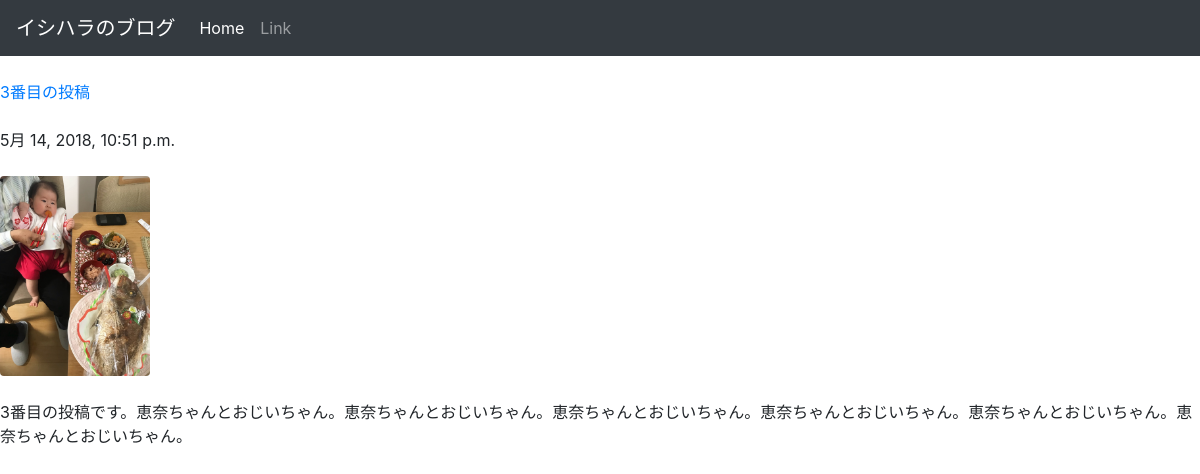
/posts/3/, run on the app's committed database.
### posts/models.py (models this page shows, shortened)
class Post(models.Model):
    title = models.CharField(max_length = 100)
    published = models.DateTimeField()
    image = models.ImageField(upload_to = 'media/')
    body = models.TextField()

### posts/views.py (the view)
# urls.py: url(r'^posts/(?P<post_id>[0-9]+)/$', views.post_detail, name = 'post_detail'),
def post_detail(request, post_id):
    post = get_object_or_404(Post, pk = post_id)
    return render(request, 'posts/post_detail.html', {'post':post})

### posts/templates/posts/post_detail.html (shortened to what this page needs)
<!DOCTYPE html>
<html lang = "ja-jp">
<head>
    <link rel="stylesheet" href="https://maxcdn.bootstrapcdn.com/bootstrap/4.0.0/css/bootstrap.min.css">
</head>
<body>
    <nav class="navbar navbar-expand-lg navbar-dark bg-dark">
        <a class="navbar-brand" href="#">イシハラのブログ</a>
        <div class="collapse navbar-collapse" id="navbarSupportedContent">
          <ul class="navbar-nav mr-auto">
            <li class="nav-item active">
              <a class="nav-link" href="#">Home <span class="sr-only">(current)</span></a>
            </li>
            <li class="nav-item">
              <a class="nav-link" href="#">Link</a>
            </li>
          </ul>
        </div>
      </nav>
    <br />
    <a href="{% url 'post_detail' post.id %}">{{ post.title }}</a>
    <br /><br />
    {{ post.published }}
    <br /><br />
    <img src="{{ post.image.url }}" class = 'img-fluid rounded' style = "max-height:200px;"/>
    <br/><br/>
    {{ post.body }}
    <br /><br />
</body>
</html>

### data on the page
Post: title "3番目の投稿", published "5月 14, 2018, 10:51 p.m.", image (picture), body "3番目の投稿です。恵奈ちゃんとおじいちゃん。恵奈ちゃんとおじいちゃん。恵奈ちゃんとおじいちゃん。恵奈ちゃんとおじいちゃん。恵奈ちゃんとおじいちゃん。恵奈ちゃんとおじいちゃん。"
